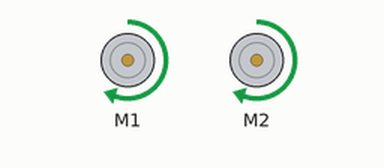
A sketch run on a simulated Arduino Uno, built with avr-gcc and run on an emulated ATmega328P. On the bench: 2 × DC motor (green arrow = forward, orange = backward, longer = faster). What the sketch prints to the serial monitor is not drawn.

Above: at 0.1 s.
Timing chart, 0 to 1.6 s (numbered marks = the images above):
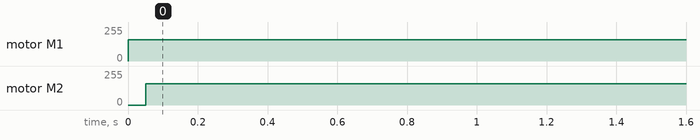

The sketch:

Soundsensorswhbridge.ino
```cpp
#include "DualMC33926MotorShield.h"
#include <NewPing.h>

DualMC33926MotorShield md;
int loopme = 1;
int control = 250;

/*
NewPing sen1(A3, A4, 1000);
NewPing sens2(5, 6, 1000);

int distance;
*/

void stopIfFault()
{
  if (md.getFault())
  {
    //Serial.println("fault");
    while(1);
  }
}

void setup()
{
  //Serial.begin(115200);
  //Serial.println("Dual MC33926 Motor Shield");
  md.init();
  Serial.begin(9600);

}

void loop() {
  while (loopme == 1) //for (int i = 0; i <= 1000; i++)
  {
    /*
 //create function
  Serial.print("Sensors 1 ");
  Serial.println(sen1.ping_in());
  distance = sen1.ping_in();
  delay(500);
  Serial.print("Sensors 2 ");
  Serial.println(sens2.ping_in());
  */
//create function
    md.setM1Speed(control); //md.setM1Speed(i);
    delay(50);
    md.setM2Speed(control);
    Serial.print(".");
    stopIfFault();
    if (abs(250)%200 == 100)
    {
      Serial.print("M1 current: ");
      Serial.println(md.getM1CurrentMilliamps());
    }
    delay(2);
/*
    if(distance <= 12) {
      for(int i=0;i<5;i++) {
        if(control == 0)
             { break; }
        else { control = (control - 5); delay(100); } //Serial.print("<12"); }
      }
    }
    else if (distance >= 13) { control = 250; } //Serial.print(">12"); }
    }*/
  }
  }
```

Measured:
- by itself, motor M1: stopped → forward 159/255 at 0.00 s
- by itself, motor M2: stopped → forward 159/255 at 0.05 s
